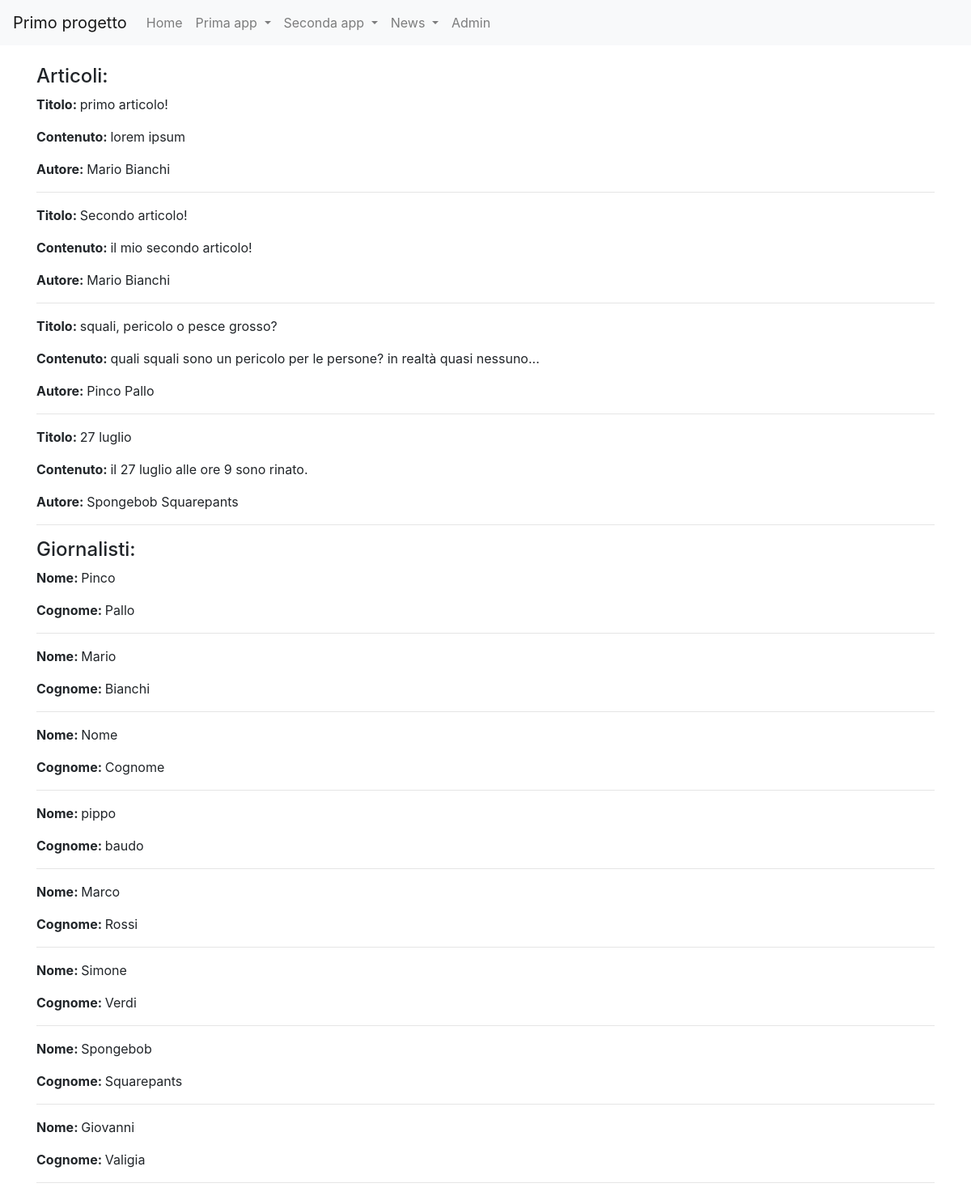
Page /news/ on the committed database.
### news/models.py (models this page shows)
class Article(models.Model):
    titolo = models.CharField(max_length=200)
    contenuto = models.TextField()
    giornalista = models.ForeignKey(Giornalista, on_delete=models.CASCADE, related_name='articoli')
    visualizzazioni = models.IntegerField(default=0)
    data_pubblicazione = models.DateField()
    def __str__(self):
        return self.titolo
    class Meta:
        verbose_name = "Articolo"
        verbose_name_plural = "Articoli"

class Giornalista(models.Model):
    nome = models.CharField(max_length=100)
    cognome = models.CharField(max_length=100)
    data_nascita = models.DateField()
    def __str__(self):
        return self.nome + " "+ self.cognome
    class Meta:
        verbose_name = "Giornalista"
        verbose_name_plural = "Giornalisti"

### news/views.py (the view)
# urls.py: path('', home, name='homeview'),
def home(request):
    Articles = Article.objects.all()
    Giornalisti = Giornalista.objects.all()
    context = {
        "articoli": Articles,
        "giornalisti": Giornalisti
    }
    print(context)
    return render(request, "news/homepage.html", context)

### news/templates/news/homepage.html (shortened to what this page needs)
{% extends 'base.html'%}
{%block content%}
  <h4>Articoli:</h4>
    {% for articolo in articoli %}
        <p><strong>Titolo: </strong>{{ articolo.titolo }}</p>
        <p><strong>Contenuto: </strong>{{ articolo.contenuto }}</p>
        <p><strong>Autore: </strong>{{ articolo.giornalista }}</p>
        <hr>
    {% endfor %}
  <h4>Giornalisti:</h4>
    {% for giornalista in giornalisti %}
        <p><strong>Nome: </strong>{{ giornalista.nome }}</p>
        <p><strong>Cognome: </strong>{{ giornalista.cognome }}</p>
        <hr>
    {% endfor %}
{%endblock content%}

### rows in the picture
Article: titolo "primo articolo!", contenuto "lorem ipsum", giornalista "Mario Bianchi"
Article: titolo "Secondo articolo!", contenuto "il mio secondo articolo!", giornalista "Mario Bianchi"
Article: titolo "squali, pericolo o pesce grosso?", contenuto "quali squali sono un pericolo per le persone? in realtà quasi nessuno...", giornalista "Pinco Pallo"
Article: titolo "27 luglio", contenuto "il 27 luglio alle ore 9 sono rinato.", giornalista "Spongebob Squarepants"
Giornalista: nome "Pinco", cognome "Pallo"
Giornalista: nome "Mario", cognome "Bianchi"
Giornalista: nome "Nome", cognome "Cognome"
Giornalista: nome "pippo", cognome "baudo"
Giornalista: nome "Marco", cognome "Rossi"
Giornalista: nome "Simone", cognome "Verdi"
Giornalista: nome "Spongebob", cognome "Squarepants"
Giornalista: nome "Giovanni", cognome "Valigia"
